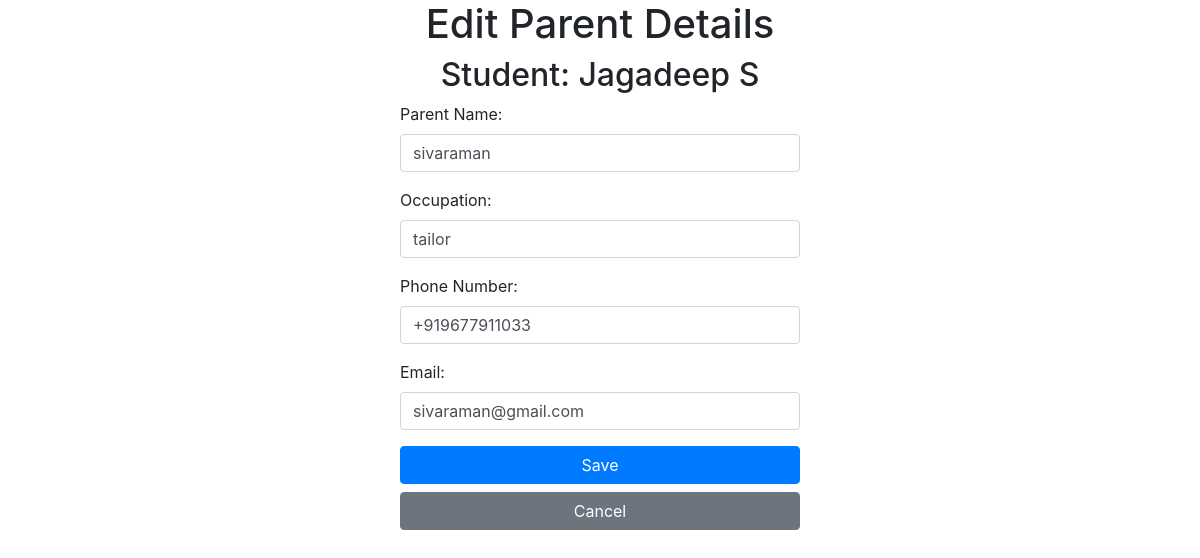
/editparentsdetails.php?student_id=7 (signed in), run on the app's committed database.
### tables this page shows
CREATE TABLE `parents` (
  `parent_id` int(11) NOT NULL,
  `par_name` varchar(255) NOT NULL,
  `occupation` varchar(255) DEFAULT NULL,
  `par_phone` varchar(20) DEFAULT NULL,
  `par_email` varchar(255) DEFAULT NULL,
  `student_id` int(11) NOT NULL
);

CREATE TABLE `students` (
  `student_id` int(11) NOT NULL,
  `stu_name` varchar(255) NOT NULL,
  `dob` date DEFAULT NULL,
  `gender` varchar(10) DEFAULT NULL,
  `email` varchar(255) DEFAULT NULL,
  `phone` varchar(20) DEFAULT NULL,
  `address` varchar(255) DEFAULT NULL
);

### editparentsdetails.php (the view, shortened to what this page needs)
<?php
include_once 'dbconnect.php';
$student_id = $_GET['student_id'];
$query = "SELECT parents.*, students.stu_name FROM parents INNER JOIN students ON parents.student_id=students.student_id WHERE parents.student_id=?";
$stmt = $conn->prepare($query);
$stmt->bind_param("s", $student_id);
$stmt->execute();
$result = $stmt->get_result();
$row = $result->fetch_assoc();
$name = $row['par_name'];
$occupation = $row['occupation'];
$email = $row['par_email'];
$phone = $row['par_phone'];
$student_name = $row['stu_name'];
?>
<!DOCTYPE html>
<html>
<head>
  <link rel="stylesheet" href="https://stackpath.bootstrapcdn.com/bootstrap/4.3.1/css/bootstrap.min.css">
</head>
<body>
  <div class="container">
    <h1>Edit Parent Details</h1>
    <h2>Student: <?php echo $student_name ?> </h2>
    <form method="post">
      <div class="form-group">
        <label for="name">Parent Name:</label>
        <input type="text" class="form-control" name="name" value="<?php echo $name ?>">
      </div>
      <div class="form-group">
        <label for="occupation">Occupation:</label>
        <input type="text" class="form-control" name="occupation" value="<?php echo $occupation ?>">
      </div>
      <div class="form-group">
        <label for="phone_number">Phone Number:</label>
        <input type="text" class="form-control" name="phone_number" value="<?php echo $phone ?>">
      </div>
      <div class="form-group">
        <label for="email">Email:</label>
        <input type="email" class="form-control" name="email" value="<?php echo $email ?>">
      </div>
      <button type="submit" class="btn btn-primary btn-block" name="submit">Save</button>
      <a href="studentdetails.php?student_id=<?php echo $student_id; ?>" class="btn btn-secondary btn-block mb-2">Cancel</a>
    </form>
  </div>
</body>
</html>

### editparentsdetails.php (style rules this page uses)
form { max-width: 400px; margin: 0 auto; }
h1, h2 { text-align: center; }
* { scrollbar-width: none; -ms-overflow-style: none; }

### data on the page
parents: student.stu_name "Jagadeep S", name "sivaraman", occupation "tailor", phone_number "+919677911033", email "sivaraman@gmail.com"
